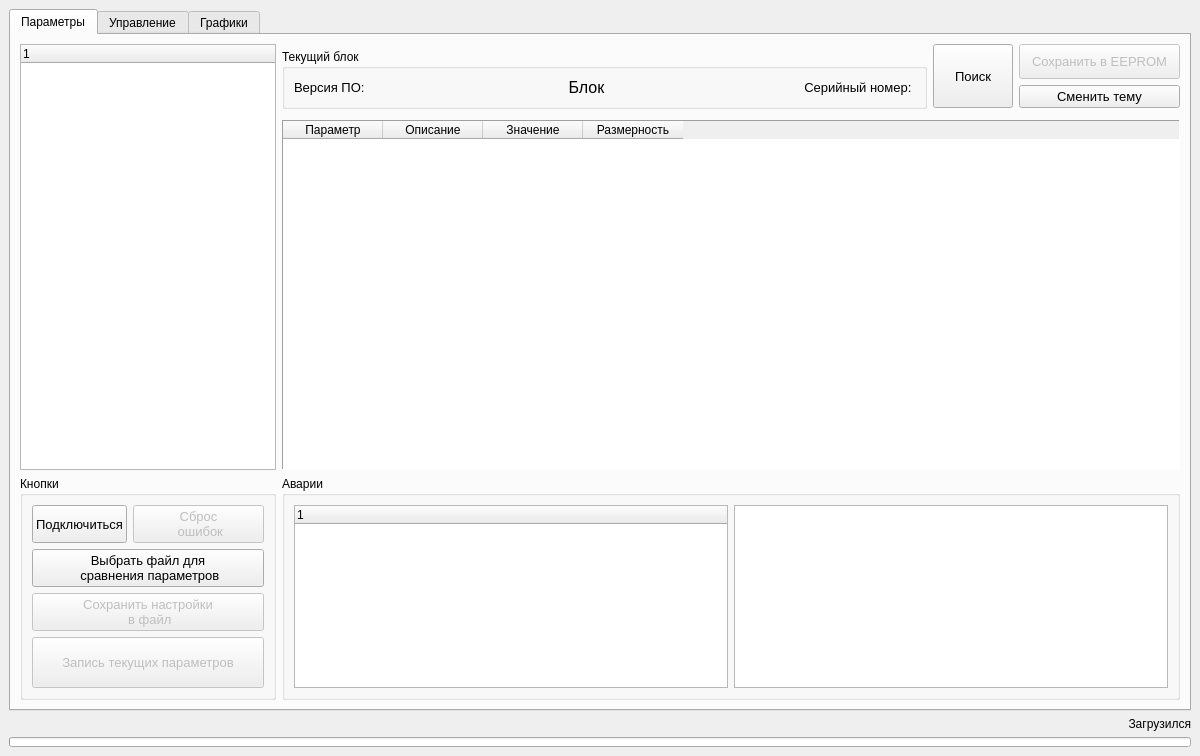
<?xml version="1.0" encoding="UTF-8"?>
<ui version="4.0">
 <class>MainWindow</class>
 <widget class="QMainWindow" name="MainWindow">
  <property name="geometry">
   <rect>
    <x>0</x>
    <y>0</y>
    <width>1200</width>
    <height>756</height>
   </rect>
  </property>
  <property name="sizePolicy">
   <sizepolicy hsizetype="Maximum" vsizetype="Minimum">
    <horstretch>2</horstretch>
    <verstretch>0</verstretch>
   </sizepolicy>
  </property>
  <property name="windowTitle">
   <string>Теневая для диностенда</string>
  </property>
  <property name="documentMode">
   <bool>false</bool>
  </property>
  <property name="dockOptions">
   <set>QMainWindow::AnimatedDocks</set>
  </property>
  <widget class="QWidget" name="centralwidget">
   <layout class="QGridLayout" name="gridLayout_4">
    <item row="2" column="0">
     <widget class="QLabel" name="log_lbl">
      <property name="sizePolicy">
       <sizepolicy hsizetype="Preferred" vsizetype="Fixed">
        <horstretch>0</horstretch>
        <verstretch>0</verstretch>
       </sizepolicy>
      </property>
      <property name="font">
       <font>
        <pointsize>9</pointsize>
       </font>
      </property>
      <property name="layoutDirection">
       <enum>Qt::LeftToRight</enum>
      </property>
      <property name="frameShape">
       <enum>QFrame::NoFrame</enum>
      </property>
      <property name="text">
       <string>Загрузился</string>
      </property>
      <property name="alignment">
       <set>Qt::AlignRight|Qt::AlignTrailing|Qt::AlignVCenter</set>
      </property>
     </widget>
    </item>
    <item row="3" column="0">
     <widget class="QProgressBar" name="node_nsme_pbar">
      <property name="maximumSize">
       <size>
        <width>16777215</width>
        <height>10</height>
       </size>
      </property>
      <property name="value">
       <number>0</number>
      </property>
      <property name="textVisible">
       <bool>false</bool>
      </property>
      <property name="invertedAppearance">
       <bool>false</bool>
      </property>
     </widget>
    </item>
    <item row="1" column="0">
     <widget class="QTabWidget" name="main_tab">
      <property name="font">
       <font>
        <family>Segoe UI</family>
       </font>
      </property>
      <property name="currentIndex">
       <number>0</number>
      </property>
      <widget class="QWidget" name="params_tab">
       <property name="sizePolicy">
        <sizepolicy hsizetype="Preferred" vsizetype="Preferred">
         <horstretch>0</horstretch>
         <verstretch>0</verstretch>
        </sizepolicy>
       </property>
       <attribute name="title">
        <string>Параметры</string>
       </attribute>
       <layout class="QGridLayout" name="gridLayout_3" rowstretch="1,0,0,10,1" columnstretch="0,0,0,10,1,1,0">
        <item row="3" column="1" colspan="6">
         <widget class="QTableWidget" name="vmu_param_table">
          <property name="enabled">
           <bool>true</bool>
          </property>
          <property name="sizePolicy">
           <sizepolicy hsizetype="Preferred" vsizetype="Expanding">
            <horstretch>5</horstretch>
            <verstretch>0</verstretch>
           </sizepolicy>
          </property>
          <property name="styleSheet">
           <string notr="true">gridline-color: qlineargradient(spread:pad, x1:0, y1:0, x2:0, y2:1, stop:0 rgba(0, 0, 0, 255), stop:0.33 rgba(0, 0, 0, 255), stop:0.34 rgba(255, 30, 30, 255), stop:0.66 rgba(255, 0, 0, 255), stop:0.67 rgba(255, 255, 0, 255), stop:1 rgba(255, 255, 0, 255));</string>
          </property>
          <property name="frameShape">
           <enum>QFrame::Panel</enum>
          </property>
          <property name="frameShadow">
           <enum>QFrame::Sunken</enum>
          </property>
          <property name="sizeAdjustPolicy">
           <enum>QAbstractScrollArea::AdjustToContents</enum>
          </property>
          <column>
           <property name="text">
            <string>Параметр</string>
           </property>
          </column>
          <column>
           <property name="text">
            <string>Описание</string>
           </property>
          </column>
          <column>
           <property name="text">
            <string>Значение</string>
           </property>
          </column>
          <column>
           <property name="text">
            <string>Размерность</string>
           </property>
          </column>
         </widget>
        </item>
        <item row="0" column="1" rowspan="3" colspan="3">
         <widget class="QGroupBox" name="current_node_box">
          <property name="sizePolicy">
           <sizepolicy hsizetype="Expanding" vsizetype="Minimum">
            <horstretch>1</horstretch>
            <verstretch>0</verstretch>
           </sizepolicy>
          </property>
          <property name="font">
           <font>
            <family>Segoe UI</family>
           </font>
          </property>
          <property name="layoutDirection">
           <enum>Qt::LeftToRight</enum>
          </property>
          <property name="title">
           <string>Текущий блок</string>
          </property>
          <layout class="QHBoxLayout" name="horizontalLayout_2">
           <property name="sizeConstraint">
            <enum>QLayout::SetMaximumSize</enum>
           </property>
           <item>
            <widget class="QLabel" name="node_fm_lab">
             <property name="sizePolicy">
              <sizepolicy hsizetype="Fixed" vsizetype="Fixed">
               <horstretch>2</horstretch>
               <verstretch>0</verstretch>
              </sizepolicy>
             </property>
             <property name="font">
              <font>
               <family>Segoe UI</family>
               <pointsize>10</pointsize>
               <kerning>true</kerning>
              </font>
             </property>
             <property name="layoutDirection">
              <enum>Qt::RightToLeft</enum>
             </property>
             <property name="text">
              <string>Версия ПО: </string>
             </property>
            </widget>
           </item>
           <item>
            <widget class="QLabel" name="node_name_lab">
             <property name="sizePolicy">
              <sizepolicy hsizetype="Expanding" vsizetype="Fixed">
               <horstretch>1</horstretch>
               <verstretch>0</verstretch>
              </sizepolicy>
             </property>
             <property name="font">
              <font>
               <family>Segoe UI</family>
               <pointsize>12</pointsize>
               <weight>50</weight>
               <bold>false</bold>
               <kerning>true</kerning>
              </font>
             </property>
             <property name="layoutDirection">
              <enum>Qt::LeftToRight</enum>
             </property>
             <property name="text">
              <string>Блок</string>
             </property>
             <property name="alignment">
              <set>Qt::AlignCenter</set>
             </property>
            </widget>
           </item>
           <item>
            <widget class="QLabel" name="node_s_n_lab">
             <property name="sizePolicy">
              <sizepolicy hsizetype="Fixed" vsizetype="Fixed">
               <horstretch>0</horstretch>
               <verstretch>0</verstretch>
              </sizepolicy>
             </property>
             <property name="font">
              <font>
               <family>Segoe UI</family>
               <pointsize>10</pointsize>
               <kerning>true</kerning>
              </font>
             </property>
             <property name="text">
              <string>Серийный номер: </string>
             </property>
             <property name="alignment">
              <set>Qt::AlignRight|Qt::AlignTrailing|Qt::AlignVCenter</set>
             </property>
            </widget>
           </item>
          </layout>
         </widget>
        </item>
        <item row="4" column="1" colspan="6">
         <widget class="QGroupBox" name="faults_box">
          <property name="sizePolicy">
           <sizepolicy hsizetype="Preferred" vsizetype="Expanding">
            <horstretch>0</horstretch>
            <verstretch>0</verstretch>
           </sizepolicy>
          </property>
          <property name="font">
           <font>
            <family>Segoe UI</family>
           </font>
          </property>
          <property name="title">
           <string>Аварии</string>
          </property>
          <layout class="QGridLayout" name="gridLayout_2" columnstretch="0,0,0">
           <item row="0" column="2" rowspan="2">
            <widget class="QTextBrowser" name="errors_browser">
             <property name="sizePolicy">
              <sizepolicy hsizetype="Preferred" vsizetype="Expanding">
               <horstretch>0</horstretch>
               <verstretch>0</verstretch>
              </sizepolicy>
             </property>
             <property name="font">
              <font>
               <family>Segoe UI</family>
              </font>
             </property>
            </widget>
           </item>
           <item row="0" column="1" rowspan="2">
            <widget class="QTreeWidget" name="errors_tree">
             <property name="sizePolicy">
              <sizepolicy hsizetype="Preferred" vsizetype="Expanding">
               <horstretch>0</horstretch>
               <verstretch>0</verstretch>
              </sizepolicy>
             </property>
             <column>
              <property name="text">
               <string notr="true">1</string>
              </property>
             </column>
            </widget>
           </item>
          </layout>
         </widget>
        </item>
        <item row="1" column="6">
         <widget class="QPushButton" name="change_theme_btn">
          <property name="sizePolicy">
           <sizepolicy hsizetype="Minimum" vsizetype="Preferred">
            <horstretch>0</horstretch>
            <verstretch>0</verstretch>
           </sizepolicy>
          </property>
          <property name="font">
           <font>
            <family>Segoe UI</family>
            <pointsize>10</pointsize>
            <kerning>true</kerning>
           </font>
          </property>
          <property name="text">
           <string>Сменить тему</string>
          </property>
         </widget>
        </item>
        <item row="4" column="0">
         <widget class="QGroupBox" name="groupBox">
          <property name="sizePolicy">
           <sizepolicy hsizetype="Preferred" vsizetype="Fixed">
            <horstretch>0</horstretch>
            <verstretch>0</verstretch>
           </sizepolicy>
          </property>
          <property name="font">
           <font>
            <family>Segoe UI</family>
           </font>
          </property>
          <property name="title">
           <string>Кнопки</string>
          </property>
          <layout class="QFormLayout" name="formLayout">
           <item row="0" column="0">
            <widget class="QPushButton" name="connect_btn">
             <property name="sizePolicy">
              <sizepolicy hsizetype="Minimum" vsizetype="Preferred">
               <horstretch>0</horstretch>
               <verstretch>0</verstretch>
              </sizepolicy>
             </property>
             <property name="minimumSize">
              <size>
               <width>0</width>
               <height>0</height>
              </size>
             </property>
             <property name="maximumSize">
              <size>
               <width>180</width>
               <height>180</height>
              </size>
             </property>
             <property name="baseSize">
              <size>
               <width>0</width>
               <height>0</height>
              </size>
             </property>
             <property name="font">
              <font>
               <family>Segoe UI</family>
               <pointsize>10</pointsize>
               <weight>50</weight>
               <bold>false</bold>
               <kerning>true</kerning>
              </font>
             </property>
             <property name="text">
              <string>Подключиться</string>
             </property>
            </widget>
           </item>
           <item row="0" column="1">
            <widget class="QPushButton" name="reset_faults">
             <property name="enabled">
              <bool>false</bool>
             </property>
             <property name="sizePolicy">
              <sizepolicy hsizetype="Minimum" vsizetype="Preferred">
               <horstretch>0</horstretch>
               <verstretch>0</verstretch>
              </sizepolicy>
             </property>
             <property name="minimumSize">
              <size>
               <width>0</width>
               <height>0</height>
              </size>
             </property>
             <property name="maximumSize">
              <size>
               <width>180</width>
               <height>180</height>
              </size>
             </property>
             <property name="font">
              <font>
               <family>Segoe UI</family>
               <pointsize>10</pointsize>
               <kerning>true</kerning>
              </font>
             </property>
             <property name="text">
              <string>Сброс
 ошибок</string>
             </property>
            </widget>
           </item>
           <item row="1" column="0" colspan="2">
            <widget class="QPushButton" name="compare_btn">
             <property name="sizePolicy">
              <sizepolicy hsizetype="Minimum" vsizetype="Preferred">
               <horstretch>0</horstretch>
               <verstretch>0</verstretch>
              </sizepolicy>
             </property>
             <property name="minimumSize">
              <size>
               <width>0</width>
               <height>0</height>
              </size>
             </property>
             <property name="font">
              <font>
               <family>Segoe UI</family>
               <pointsize>10</pointsize>
               <kerning>true</kerning>
              </font>
             </property>
             <property name="text">
              <string>Выбрать файл для 
 сравнения параметров</string>
             </property>
            </widget>
           </item>
           <item row="2" column="0" colspan="2">
            <widget class="QPushButton" name="save_to_file_btn">
             <property name="enabled">
              <bool>false</bool>
             </property>
             <property name="sizePolicy">
              <sizepolicy hsizetype="Minimum" vsizetype="Preferred">
               <horstretch>0</horstretch>
               <verstretch>0</verstretch>
              </sizepolicy>
             </property>
             <property name="minimumSize">
              <size>
               <width>0</width>
               <height>0</height>
              </size>
             </property>
             <property name="font">
              <font>
               <family>Segoe UI</family>
               <pointsize>10</pointsize>
               <kerning>true</kerning>
              </font>
             </property>
             <property name="text">
              <string>Сохранить настройки 
 в файл</string>
             </property>
            </widget>
           </item>
           <item row="3" column="0" colspan="2">
            <widget class="QPushButton" name="log_record_btn">
             <property name="enabled">
              <bool>false</bool>
             </property>
             <property name="sizePolicy">
              <sizepolicy hsizetype="Minimum" vsizetype="Preferred">
               <horstretch>0</horstretch>
               <verstretch>0</verstretch>
              </sizepolicy>
             </property>
             <property name="minimumSize">
              <size>
               <width>0</width>
               <height>51</height>
              </size>
             </property>
             <property name="font">
              <font>
               <family>Segoe UI</family>
               <pointsize>10</pointsize>
               <kerning>true</kerning>
              </font>
             </property>
             <property name="text">
              <string>Запись текущих параметров</string>
             </property>
            </widget>
           </item>
          </layout>
         </widget>
        </item>
        <item row="0" column="0" rowspan="4">
         <widget class="QTreeWidget" name="nodes_tree">
          <property name="sizePolicy">
           <sizepolicy hsizetype="Minimum" vsizetype="MinimumExpanding">
            <horstretch>0</horstretch>
            <verstretch>0</verstretch>
           </sizepolicy>
          </property>
          <column>
           <property name="text">
            <string notr="true">1</string>
           </property>
           <property name="font">
            <font>
             <family>MS Shell Dlg 2</family>
            </font>
           </property>
          </column>
         </widget>
        </item>
        <item row="0" column="6">
         <widget class="QPushButton" name="save_eeprom_btn">
          <property name="enabled">
           <bool>false</bool>
          </property>
          <property name="sizePolicy">
           <sizepolicy hsizetype="Minimum" vsizetype="Preferred">
            <horstretch>0</horstretch>
            <verstretch>0</verstretch>
           </sizepolicy>
          </property>
          <property name="minimumSize">
           <size>
            <width>0</width>
            <height>0</height>
           </size>
          </property>
          <property name="maximumSize">
           <size>
            <width>569900</width>
            <height>769898</height>
           </size>
          </property>
          <property name="font">
           <font>
            <family>Segoe UI</family>
            <pointsize>10</pointsize>
            <kerning>true</kerning>
           </font>
          </property>
          <property name="layoutDirection">
           <enum>Qt::RightToLeft</enum>
          </property>
          <property name="text">
           <string>Сохранить в EEPROM</string>
          </property>
         </widget>
        </item>
        <item row="0" column="4" rowspan="2" colspan="2">
         <widget class="QPushButton" name="search_btn">
          <property name="sizePolicy">
           <sizepolicy hsizetype="Minimum" vsizetype="Preferred">
            <horstretch>0</horstretch>
            <verstretch>0</verstretch>
           </sizepolicy>
          </property>
          <property name="maximumSize">
           <size>
            <width>8987878</width>
            <height>66588</height>
           </size>
          </property>
          <property name="font">
           <font>
            <family>Segoe UI</family>
            <pointsize>10</pointsize>
            <kerning>true</kerning>
           </font>
          </property>
          <property name="layoutDirection">
           <enum>Qt::RightToLeft</enum>
          </property>
          <property name="styleSheet">
           <string notr="true"/>
          </property>
          <property name="text">
           <string>Поиск</string>
          </property>
         </widget>
        </item>
       </layout>
      </widget>
      <widget class="QWidget" name="management_tab">
       <property name="cursor">
        <cursorShape>ArrowCursor</cursorShape>
       </property>
       <attribute name="title">
        <string>Управление</string>
       </attribute>
       <layout class="QGridLayout" name="gridLayout_6" rowstretch="1,0,0,0,0,0" columnstretch="1,1,0,0,0,10">
        <item row="4" column="0">
         <widget class="QPushButton" name="load_from_eeprom_btn">
          <property name="sizePolicy">
           <sizepolicy hsizetype="Preferred" vsizetype="Expanding">
            <horstretch>0</horstretch>
            <verstretch>0</verstretch>
           </sizepolicy>
          </property>
          <property name="text">
           <string>Загрузить из 
 ЕЕПРОМ КВУ</string>
          </property>
         </widget>
        </item>
        <item row="4" column="1" colspan="3">
         <widget class="QPushButton" name="joy_bind_btn">
          <property name="sizePolicy">
           <sizepolicy hsizetype="Minimum" vsizetype="Expanding">
            <horstretch>0</horstretch>
            <verstretch>0</verstretch>
           </sizepolicy>
          </property>
          <property name="text">
           <string>Привязать
 джойстик</string>
          </property>
         </widget>
        </item>
        <item row="0" column="4">
         <widget class="QGroupBox" name="light_box">
          <property name="sizePolicy">
           <sizepolicy hsizetype="Preferred" vsizetype="Preferred">
            <horstretch>0</horstretch>
            <verstretch>0</verstretch>
           </sizepolicy>
          </property>
          <property name="title">
           <string>Фонари</string>
          </property>
          <layout class="QVBoxLayout" name="verticalLayout">
           <item>
            <widget class="QRadioButton" name="off_rbtn">
             <property name="sizePolicy">
              <sizepolicy hsizetype="Preferred" vsizetype="Expanding">
               <horstretch>0</horstretch>
               <verstretch>0</verstretch>
              </sizepolicy>
             </property>
             <property name="text">
              <string>Выкл</string>
             </property>
             <property name="checked">
              <bool>true</bool>
             </property>
            </widget>
           </item>
           <item>
            <widget class="QRadioButton" name="left_side_rbtn">
             <property name="sizePolicy">
              <sizepolicy hsizetype="Preferred" vsizetype="Expanding">
               <horstretch>0</horstretch>
               <verstretch>0</verstretch>
              </sizepolicy>
             </property>
             <property name="text">
              <string>Левый
 борт</string>
             </property>
            </widget>
           </item>
           <item>
            <widget class="QRadioButton" name="right_side_rbtn">
             <property name="sizePolicy">
              <sizepolicy hsizetype="Preferred" vsizetype="Expanding">
               <horstretch>0</horstretch>
               <verstretch>0</verstretch>
              </sizepolicy>
             </property>
             <property name="text">
              <string>Правый
 борт</string>
             </property>
            </widget>
           </item>
           <item>
            <widget class="QRadioButton" name="stop_light_rbtn">
             <property name="sizePolicy">
              <sizepolicy hsizetype="Preferred" vsizetype="Expanding">
               <horstretch>0</horstretch>
               <verstretch>0</verstretch>
              </sizepolicy>
             </property>
             <property name="text">
              <string>Стоп</string>
             </property>
            </widget>
           </item>
           <item>
            <widget class="QRadioButton" name="rear_light_rbtn">
             <property name="sizePolicy">
              <sizepolicy hsizetype="Preferred" vsizetype="Expanding">
               <horstretch>0</horstretch>
               <verstretch>0</verstretch>
              </sizepolicy>
             </property>
             <property name="text">
              <string>Задний
 ход</string>
             </property>
            </widget>
           </item>
           <item>
            <widget class="QRadioButton" name="low_beam_rbtn">
             <property name="sizePolicy">
              <sizepolicy hsizetype="Minimum" vsizetype="Expanding">
               <horstretch>0</horstretch>
               <verstretch>0</verstretch>
              </sizepolicy>
             </property>
             <property name="text">
              <string>Ближний
 свет</string>
             </property>
            </widget>
           </item>
           <item>
            <widget class="QRadioButton" name="high_beam_rbtn">
             <property name="sizePolicy">
              <sizepolicy hsizetype="Preferred" vsizetype="Expanding">
               <horstretch>0</horstretch>
               <verstretch>0</verstretch>
              </sizepolicy>
             </property>
             <property name="text">
              <string>Дальний
  свет
(ещё нет)</string>
             </property>
            </widget>
           </item>
           <item>
            <widget class="QPushButton" name="flash_light_btn">
             <property name="sizePolicy">
              <sizepolicy hsizetype="Preferred" vsizetype="Expanding">
               <horstretch>0</horstretch>
               <verstretch>0</verstretch>
              </sizepolicy>
             </property>
             <property name="text">
              <string>Моргаем</string>
             </property>
            </widget>
           </item>
          </layout>
         </widget>
        </item>
        <item row="0" column="0" rowspan="4" colspan="3">
         <widget class="QGroupBox" name="invertor_mpei_box">
          <property name="sizePolicy">
           <sizepolicy hsizetype="Preferred" vsizetype="Preferred">
            <horstretch>0</horstretch>
            <verstretch>0</verstretch>
           </sizepolicy>
          </property>
          <property name="title">
           <string>Инвертор МЭИ</string>
          </property>
          <layout class="QGridLayout" name="gridLayout">
           <item row="1" column="0">
            <widget class="QPushButton" name="reset_param_btn">
             <property name="sizePolicy">
              <sizepolicy hsizetype="Preferred" vsizetype="Expanding">
               <horstretch>0</horstretch>
               <verstretch>0</verstretch>
              </sizepolicy>
             </property>
             <property name="styleSheet">
              <string notr="true"/>
             </property>
             <property name="text">
              <string>Сброс на
 заводские
 настройки</string>
             </property>
            </widget>
           </item>
           <item row="2" column="0">
            <widget class="QPushButton" name="power_on_btn">
             <property name="sizePolicy">
              <sizepolicy hsizetype="Minimum" vsizetype="Expanding">
               <horstretch>0</horstretch>
               <verstretch>0</verstretch>
              </sizepolicy>
             </property>
             <property name="autoFillBackground">
              <bool>false</bool>
             </property>
             <property name="styleSheet">
              <string notr="true">background-color: rgba(253, 0, 0, 125);</string>
             </property>
             <property name="text">
              <string>Высокое ВКЛ</string>
             </property>
             <property name="flat">
              <bool>false</bool>
             </property>
            </widget>
           </item>
           <item row="2" column="1">
            <widget class="QPushButton" name="power_off_btn">
             <property name="sizePolicy">
              <sizepolicy hsizetype="Minimum" vsizetype="Expanding">
               <horstretch>0</horstretch>
               <verstretch>0</verstretch>
              </sizepolicy>
             </property>
             <property name="autoFillBackground">
              <bool>false</bool>
             </property>
             <property name="styleSheet">
              <string notr="true">background-color: rgba(0, 254, 0, 130);</string>
             </property>
             <property name="text">
              <string>Высокое ВЫКЛ</string>
             </property>
             <property name="default">
              <bool>true</bool>
             </property>
            </widget>
           </item>
           <item row="0" column="0">
            <widget class="QPushButton" name="calibrate_btn">
             <property name="sizePolicy">
              <sizepolicy hsizetype="Preferred" vsizetype="Expanding">
               <horstretch>0</horstretch>
               <verstretch>0</verstretch>
              </sizepolicy>
             </property>
             <property name="styleSheet">
              <string notr="true"/>
             </property>
             <property name="text">
              <string>Калибровать 
 инвертор</string>
             </property>
            </widget>
           </item>
           <item row="3" column="0" colspan="2">
            <widget class="QPushButton" name="let_moment_btn">
             <property name="sizePolicy">
              <sizepolicy hsizetype="Minimum" vsizetype="Expanding">
               <horstretch>0</horstretch>
               <verstretch>0</verstretch>
              </sizepolicy>
             </property>
             <property name="palette">
              <palette>
               <active>
                <colorrole role="Button">
                 <brush brushstyle="SolidPattern">
                  <color alpha="125">
                   <red>253</red>
                   <green>0</green>
                   <blue>0</blue>
                  </color>
                 </brush>
                </colorrole>
                <colorrole role="Base">
                 <brush brushstyle="SolidPattern">
                  <color alpha="125">
                   <red>253</red>
                   <green>0</green>
                   <blue>0</blue>
                  </color>
                 </brush>
                </colorrole>
                <colorrole role="Window">
                 <brush brushstyle="SolidPattern">
                  <color alpha="125">
                   <red>253</red>
                   <green>0</green>
                   <blue>0</blue>
                  </color>
                 </brush>
                </colorrole>
               </active>
               <inactive>
                <colorrole role="Button">
                 <brush brushstyle="SolidPattern">
                  <color alpha="125">
                   <red>253</red>
                   <green>0</green>
                   <blue>0</blue>
                  </color>
                 </brush>
                </colorrole>
                <colorrole role="Base">
                 <brush brushstyle="SolidPattern">
                  <color alpha="125">
                   <red>253</red>
                   <green>0</green>
                   <blue>0</blue>
                  </color>
                 </brush>
                </colorrole>
                <colorrole role="Window">
                 <brush brushstyle="SolidPattern">
                  <color alpha="125">
                   <red>253</red>
                   <green>0</green>
                   <blue>0</blue>
                  </color>
                 </brush>
                </colorrole>
               </inactive>
               <disabled>
                <colorrole role="Button">
                 <brush brushstyle="SolidPattern">
                  <color alpha="125">
                   <red>253</red>
                   <green>0</green>
                   <blue>0</blue>
                  </color>
                 </brush>
                </colorrole>
                <colorrole role="Base">
                 <brush brushstyle="SolidPattern">
                  <color alpha="125">
                   <red>253</red>
                   <green>0</green>
                   <blue>0</blue>
                  </color>
                 </brush>
                </colorrole>
                <colorrole role="Window">
                 <brush brushstyle="SolidPattern">
                  <color alpha="125">
                   <red>253</red>
                   <green>0</green>
                   <blue>0</blue>
                  </color>
                 </brush>
                </colorrole>
               </disabled>
              </palette>
             </property>
             <property name="styleSheet">
              <string notr="true">background-color: rgba(253, 0, 0, 125);</string>
             </property>
             <property name="text">
              <string>Дать 3% момента вперёд</string>
             </property>
            </widget>
           </item>
           <item row="0" column="1">
            <widget class="QPushButton" name="invert_btn">
             <property name="sizePolicy">
              <sizepolicy hsizetype="Preferred" vsizetype="Expanding">
               <horstretch>0</horstretch>
               <verstretch>0</verstretch>
              </sizepolicy>
             </property>
             <property name="styleSheet">
              <string notr="true"/>
             </property>
             <property name="text">
              <string>Инвертировать
 вращение</string>
             </property>
            </widget>
           </item>
           <item row="1" column="1">
            <widget class="QPushButton" name="reset_device_btn">
             <property name="sizePolicy">
              <sizepolicy hsizetype="Preferred" vsizetype="Expanding">
               <horstretch>0</horstretch>
               <verstretch>0</verstretch>
              </sizepolicy>
             </property>
             <property name="styleSheet">
              <string notr="true"/>
             </property>
             <property name="text">
              <string>Перезагрузка
 инвертора</string>
             </property>
            </widget>
           </item>
          </layout>
         </widget>
        </item>
        <item row="4" column="4">
         <widget class="QPushButton" name="susp_zero_btn">
          <property name="sizePolicy">
           <sizepolicy hsizetype="Expanding" vsizetype="Expanding">
            <horstretch>0</horstretch>
            <verstretch>0</verstretch>
           </sizepolicy>
          </property>
          <property name="text">
           <string>Среднее
 положение
 подвески</string>
          </property>
         </widget>
        </item>
        <item row="5" column="0" colspan="5">
         <widget class="QGroupBox" name="steering_current_box">
          <property name="sizePolicy">
           <sizepolicy hsizetype="Preferred" vsizetype="Preferred">
            <horstretch>0</horstretch>
            <verstretch>0</verstretch>
           </sizepolicy>
          </property>
          <property name="title">
           <string>Проверка рулевых</string>
          </property>
          <layout class="QGridLayout" name="gridLayout_7">
           <property name="topMargin">
            <number>5</number>
           </property>
           <property name="bottomMargin">
            <number>5</number>
           </property>
           <property name="horizontalSpacing">
            <number>7</number>
           </property>
           <item row="0" column="0">
            <widget class="QRadioButton" name="front_steer_rbtn">
             <property name="text">
              <string>Передняя</string>
             </property>
             <property name="checked">
              <bool>true</bool>
             </property>
            </widget>
           </item>
           <item row="1" column="0">
            <widget class="QRadioButton" name="rear_steer_rbtn">
             <property name="text">
              <string>Задняя</string>
             </property>
            </widget>
           </item>
           <item row="0" column="1" rowspan="2">
            <widget class="QPushButton" name="curr_measure_btn">
             <property name="sizePolicy">
              <sizepolicy hsizetype="Expanding" vsizetype="Expanding">
               <horstretch>0</horstretch>
               <verstretch>0</verstretch>
              </sizepolicy>
             </property>
             <property name="text">
              <string>Измерить токи
рулевой рейки</string>
             </property>
            </widget>
           </item>
          </layout>
         </widget>
        </item>
        <item row="0" column="5" rowspan="6">
         <widget class="QGroupBox" name="groupBox_2">
          <property name="sizePolicy">
           <sizepolicy hsizetype="Expanding" vsizetype="Expanding">
            <horstretch>0</horstretch>
            <verstretch>0</verstretch>
           </sizepolicy>
          </property>
          <property name="title">
           <string>Панель управления</string>
          </property>
         </widget>
        </item>
       </layout>
      </widget>
      <widget class="QWidget" name="grafics_tab">
       <property name="enabled">
        <bool>true</bool>
       </property>
       <attribute name="title">
        <string>Графики</string>
       </attribute>
       <layout class="QGridLayout" name="gridLayout_5">
        <item row="0" column="0">
         <widget class="QLabel" name="label">
          <property name="font">
           <font>
            <pointsize>36</pointsize>
           </font>
          </property>
          <property name="autoFillBackground">
           <bool>true</bool>
          </property>
          <property name="frameShape">
           <enum>QFrame::StyledPanel</enum>
          </property>
          <property name="frameShadow">
           <enum>QFrame::Sunken</enum>
          </property>
          <property name="lineWidth">
           <number>2</number>
          </property>
          <property name="text">
           <string>Графики в разработке</string>
          </property>
          <property name="alignment">
           <set>Qt::AlignCenter</set>
          </property>
         </widget>
        </item>
       </layout>
      </widget>
     </widget>
    </item>
   </layout>
  </widget>
 </widget>
 <resources/>
 <connections/>
</ui>
